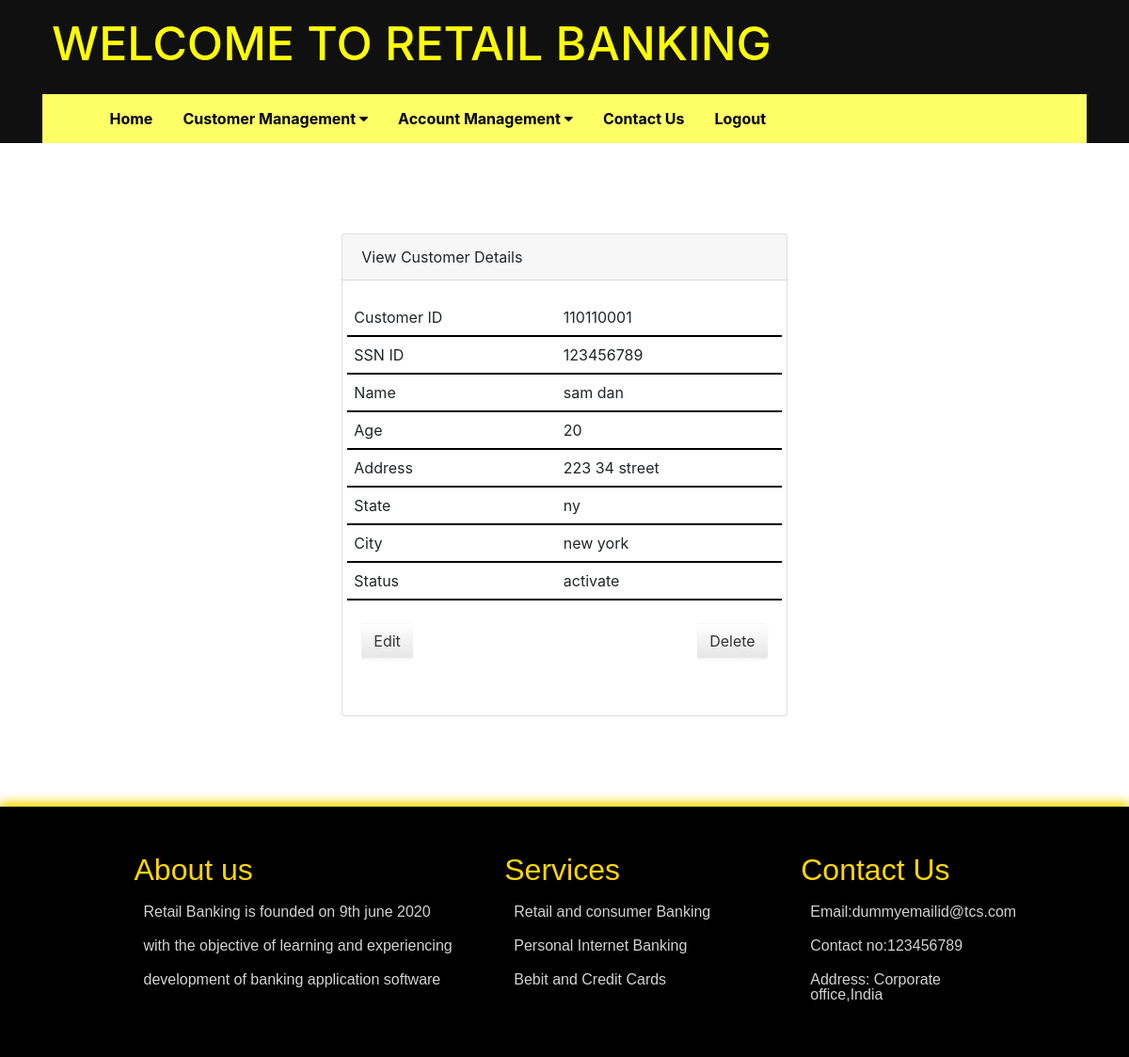
The app's page /viewcustomer/110110001 (signed in) with its own data.
### database.py (models this page shows)
class Customers(Base):
    __tablename__='customers'
    cust_id = Column(Integer, primary_key=True, autoincrement=True)
    cust_ssn_id = Column(Integer, unique=True)
    name = Column(String(250),nullable=False)
    address = Column(String(250), nullable=False)
    age = Column(Integer)
    state = Column(String(250), nullable=False)
    city = Column(String(250), nullable=False)
    status = Column(String(250), nullable=False)

### app.py (the view)
@app.route("/viewcustomer/<cust_id>")
@app.route("/viewcustomer" , methods=["GET", "POST"])
def viewcustomer(cust_id=None):
    if 'user' not in session:
        return redirect(url_for('login'))
    if session['usert'] != "executive":
        flash("You don't have access to this page","warning")
        return redirect(url_for('dashboard'))
    if session['usert']=="executive":
        if request.method == "POST":
            cust_ssn_id = request.form.get("cust_ssn_id")
            cust_id = request.form.get("cust_id")
            data = db.execute("SELECT * from customers WHERE cust_id = :c or cust_ssn_id = :d", {"c": cust_id, "d": cust_ssn_id}).fetchone()
            if data is not None:
                return render_template('viewcustomer.html', viewcustomer=True, data=data)
            flash("Customer not found! Please,Check you input.", 'danger')
        elif cust_id is not None:
            data = db.execute("SELECT * from customers WHERE cust_id = :c", {"c": cust_id}).fetchone()
            if data is not None:
                return render_template('viewcustomer.html', viewcustomer=True, data=data)
            flash("Customer not found! Please,Check you input.", 'danger')
    else:
        flash("You don't have access to this page","warning")
        return redirect(url_for('dashboard'))
    return render_template('viewcustomer.html', viewcustomer=True)

### templates/viewcustomer.html (shortened to what this page needs)
{% extends "layout.html" %}
{% block content %}
<div class = "row col-md-8 my-5">
    <div class="card col-md-8 mx-auto px-0">
        <div class="card-header">
            View Customer Details
        </div>
        <div class="card-body">
            {% if data %}
            <div class="row mb-4">
                <table class="col-md-12">
                    <tbody>
                        <tr>
                            <td>
                                Customer ID
                            </td>
                            <td>
                                {{ data.cust_id }}
                            </td>
                        </tr>
                        <tr>
                            <td>
                                SSN ID
                            </td>
                            <td>
                                {{ data.cust_ssn_id }}
                            </td>
                        </tr>
                        <tr>
                            <td>
                                Name
                            </td>
                            <td>
                                {{ data.name }}
                            </td>
                        </tr>
                        <tr>
                            <td>
                                Age
                            </td>
                            <td>
                                {{ data.age }}
                            </td>
                        </tr>
                        <tr>
                            <td>
                                Address
                            </td>
                            <td>
                                {{ data.address }}
                            </td>
                        </tr>
                        <tr>
                            <td>
                                State
                            </td>
                            <td>
                                {{ data.state }}
                            </td>
                        </tr>
                        <tr>
                            <td>
                                City
                            </td>
                            <td>
                                {{ data.city }}
                            </td>
                        </tr>
                        <tr>
                            <td>
                                Status
                            </td>
                            <td>
                                {{ data.status }}
                            </td>
                        </tr>
                    </tbody>
                </table>
            </div>
            <div class="row mb-4">
                <div class="form-group col-md-12">
                    <div class="float-left">
                        <a href="{{ url_for('editcustomer',cust_id=data.cust_id ) }}">
                            <button class="btn">Edit</button>
                        </a>
                    </div>
                    {% if data.status == 'deactivate' %}
                    <div class="float-right">
                        <a href="{{ url_for('activatecustomer',cust_id=data.cust_id ) }}">
                            <button class="btn" onclick="alert('Are you Sure, You want to activate this customer?')">Activate</button>
                        </a>
                    </div>
                    {% else %}
                    <div class="float-right">
                        <a href="{{ url_for('deletecustomer',cust_id=data.cust_id ) }}">
                            <button class="btn" onclick="alert('Are you Sure, You want to deactivate this customer?')">Delete</button>
                        </a>
                    </div>
                    {% endif %}
                </div>
            </div>
            {% endif %}
        </div>
    </div>
</div>
{% endblock %}

### static/css/style.css (style rules this page uses)
body { font-family:'Roboto', sans-serif; color: #FFF; line-height:1.2em; font-size:17px; }
a { color:#181A1C; text-decoration: none; }
.highlighted-box th, td { text-align: left; border-bottom: 2px solid #000000; padding: 7px; }
* { box-sizing: border-box }
body { font-family: Verdana, sans-serif; margin:0 }

### records on screen
Customers: cust_id "110110001", cust_ssn_id "123456789", name "sam dan", age "20", address "223 34 street", state "ny", city "new york", status "activate"
